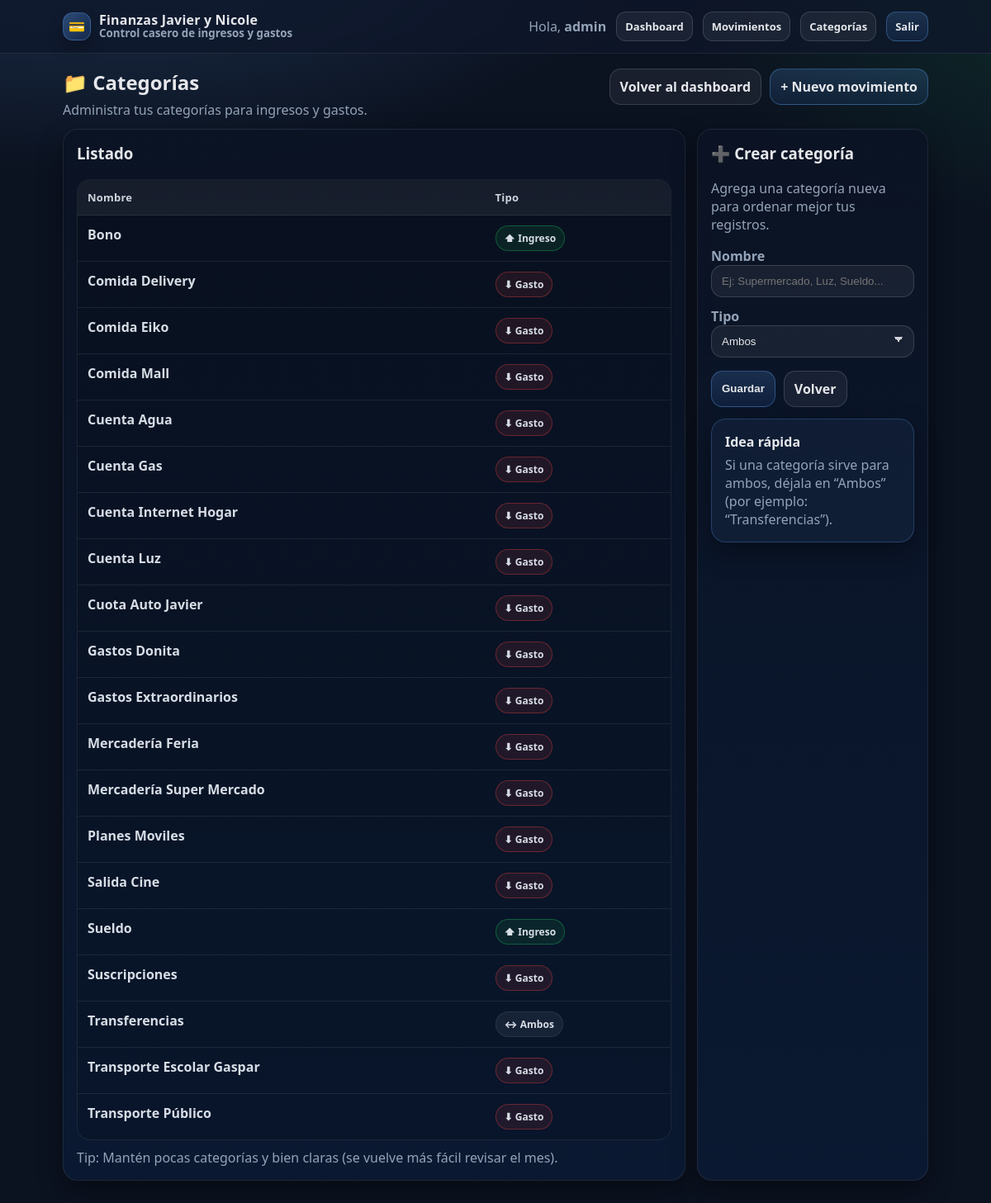
The app's page /categorias/ (signed in) with its own data.
### core/models.py (models this page shows, shortened)
class Categoria(models.Model):
    TIPO_CHOICES = (
        ("GASTO", "Gasto"),
        ("INGRESO", "Ingreso"),
        ("AMBOS", "Ambos"),
    )
    user = models.ForeignKey(settings.AUTH_USER_MODEL, on_delete=models.CASCADE, related_name="categorias")
    nombre = models.CharField(max_length=60)
    tipo = models.CharField(max_length=10, choices=TIPO_CHOICES, default="AMBOS")
    class Meta:
        unique_together = ("user", "nombre")
        ordering = ["nombre"]

### core/views.py (the view)
# urls.py: path("categorias/", views.categorias_list, name="categorias"),
@login_required
def categorias_list(request):
    categorias = Categoria.objects.filter(user=request.user)
    return render(request, "core/categoria_list.html", {"categorias": categorias})

### core/templates/core/categoria_list.html (shortened to what this page needs)
{% extends "core/base.html" %}
{% block content %}
  <div style="display:flex; gap:12px; flex-wrap:wrap; justify-content:space-between; align-items:flex-start; margin-bottom:12px;">
    <div>
      <h2 style="margin:0;">📁 Categorías</h2>
      <p class="muted" style="margin-top:6px; margin-bottom:0;">Administra tus categorías para ingresos y gastos.</p>
    </div>
    <div style="display:flex; gap:10px; flex-wrap:wrap;">
      <a class="btn btn2" href="{% url 'core:dashboard' %}">Volver al dashboard</a>
      <a class="btn" href="{% url 'core:movimiento_nuevo' %}">+ Nuevo movimiento</a>
    </div>
  </div>
  <div class="grid" style="grid-template-columns: 1.4fr 1fr;">
    <div class="card">
      <h3 style="margin-top:0;">Listado</h3>
      <table>
        <thead>
          <tr>
            <th>Nombre</th>
            <th>Tipo</th>
          </tr>
        </thead>
        <tbody>
          {% for c in categorias %}
            <tr>
              <td><strong>{{ c.nombre }}</strong></td>
              <td>
                {% if c.tipo == "INGRESO" %}
                  <span class="badge badge-ingreso">⬆ Ingreso</span>
                {% elif c.tipo == "GASTO" %}
                  <span class="badge badge-gasto">⬇ Gasto</span>
                {% else %}
                  <span class="badge">↔ Ambos</span>
                {% endif %}
              </td>
            </tr>
          {% empty %}
            <tr><td colspan="2" class="muted">No tienes categorías.</td></tr>
          {% endfor %}
        </tbody>
      </table>
      <div class="muted" style="margin-top:10px;">
        Tip: Mantén pocas categorías y bien claras (se vuelve más fácil revisar el mes).
      </div>
    </div>
    <div class="card">
      <h3 style="margin-top:0;">➕ Crear categoría</h3>
      <p class="muted" style="margin-top:6px;">Agrega una categoría nueva para ordenar mejor tus registros.</p>
      <form method="post" action="{% url 'core:categoria_nueva_rapida' %}" style="margin-top:12px;">
        <div style="display:grid; gap:12px;">
          <div>
            <label>Nombre</label>
            <input name="nombre" required placeholder="Ej: Supermercado, Luz, Sueldo...">
          </div>
          <div>
            <label>Tipo</label>
            <select name="tipo">
              <option value="AMBOS">Ambos</option>
            </select>
          </div>
        </div>
        <div style="display:flex; gap:10px; flex-wrap:wrap; margin-top:16px;">
          <button class="btn" type="submit">Guardar</button>
          <a class="btn btn2" href="{% url 'core:dashboard' %}">Volver</a>
        </div>
      </form>
      <div class="card" style="margin-top:14px; border-color: rgba(96,165,250,.25); background: rgba(96,165,250,.06);">
        <strong>Idea rápida</strong>
        <div class="muted" style="margin-top:6px;">
          Si una categoría sirve para ambos, déjala en “Ambos” (por ejemplo: “Transferencias”).
        </div>
      </div>
    </div>
  </div>
{% endblock %}

### core/templates/core/base.html (shortened to what this page needs)
<!doctype html>
<html lang="es">
<head>
</head>
<body>
  <header>
    <div class="nav">
      <a href="/" class="brand">
        <div class="brand-badge">💳</div>
        <div class="brand-title">
          <div>Finanzas Javier y Nicole</div>
          <small>Control casero de ingresos y gastos</small>
        </div>
      </a>
      <div class="row">
        {% if user.is_authenticated %}
          <span class="muted">Hola, <strong>{{ user.username }}</strong></span>
          <a class="btn btn2 btn-sm" href="{% url 'core:dashboard' %}">Dashboard</a>
          <a class="btn btn2 btn-sm" href="{% url 'core:movimientos' %}">Movimientos</a>
          <a class="btn btn2 btn-sm" href="{% url 'core:categorias' %}">Categorías</a>
          <a class="btn btn-sm" href="{% url 'accounts:logout' %}">Salir</a>
        {% else %}
          <a class="btn btn-sm" href="{% url 'accounts:login' %}">Entrar</a>
        {% endif %}
      </div>
    </div>
  </header>
  <div class="container">
    {% block content %}{% endblock %}
  </div>
</body>
</html>

### records on screen
Categoria: nombre "Bono", tipo "⬆ Ingreso"
Categoria: nombre "Comida Delivery", tipo "⬇ Gasto"
Categoria: nombre "Comida Eiko", tipo "⬇ Gasto"
Categoria: nombre "Comida Mall", tipo "⬇ Gasto"
Categoria: nombre "Cuenta Agua", tipo "⬇ Gasto"
Categoria: nombre "Cuenta Gas", tipo "⬇ Gasto"
Categoria: nombre "Cuenta Internet Hogar", tipo "⬇ Gasto"
Categoria: nombre "Cuenta Luz", tipo "⬇ Gasto"
Categoria: nombre "Cuota Auto Javier", tipo "⬇ Gasto"
Categoria: nombre "Gastos Donita", tipo "⬇ Gasto"
Categoria: nombre "Gastos Extraordinarios", tipo "⬇ Gasto"
Categoria: nombre "Mercadería Feria", tipo "⬇ Gasto"
Categoria: nombre "Mercadería Super Mercado", tipo "⬇ Gasto"
Categoria: nombre "Planes Moviles", tipo "⬇ Gasto"
Categoria: nombre "Salida Cine", tipo "⬇ Gasto"
Categoria: nombre "Sueldo", tipo "⬆ Ingreso"
Categoria: nombre "Suscripciones", tipo "⬇ Gasto"
Categoria: nombre "Transferencias", tipo "↔ Ambos"
Categoria: nombre "Transporte Escolar Gaspar", tipo "⬇ Gasto"
Categoria: nombre "Transporte Público", tipo "⬇ Gasto"

### other values on screen
{{ user.username }} "admin"
